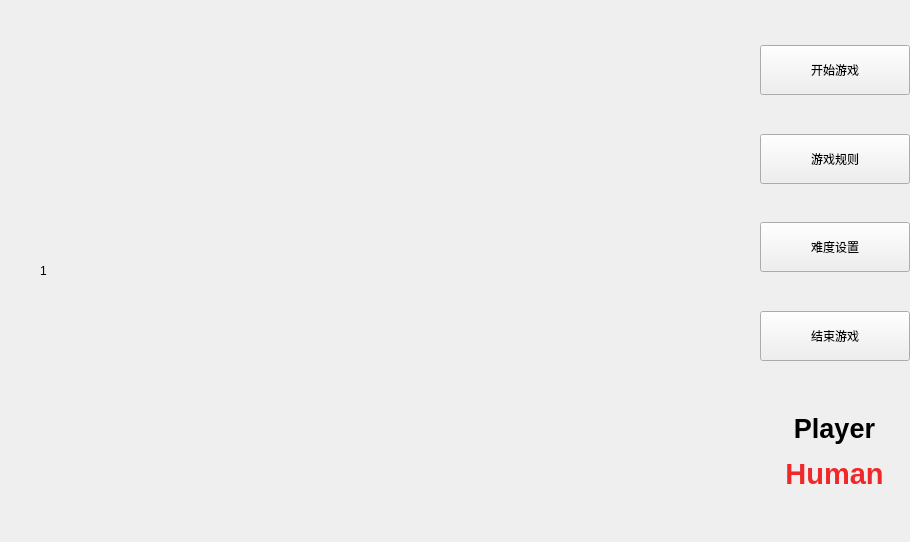
           <widget class="QWidget" name="page">
            <layout class="QHBoxLayout" name="horizontalLayout_2" stretch="5,68,5,18">
             <property name="spacing">
              <number>0</number>
             </property>
             <property name="leftMargin">
              <number>0</number>
             </property>
             <property name="topMargin">
              <number>0</number>
             </property>
             <property name="rightMargin">
              <number>0</number>
             </property>
             <property name="bottomMargin">
              <number>0</number>
             </property>
             <item>
              <spacer name="horizontalSpacer_6">
               <property name="orientation">
                <enum>Qt::Horizontal</enum>
               </property>
               <property name="sizeHint" stdset="0">
                <size>
                 <width>40</width>
                 <height>20</height>
                </size>
               </property>
              </spacer>
             </item>
             <item>
              <widget class="QWidget" name="chessboardWidget" native="true">
               <property name="sizePolicy">
                <sizepolicy hsizetype="Expanding" vsizetype="Expanding">
                 <horstretch>0</horstretch>
                 <verstretch>0</verstretch>
                </sizepolicy>
               </property>
               <property name="minimumSize">
                <size>
                 <width>680</width>
                 <height>540</height>
                </size>
               </property>
               <property name="styleSheet">
                <string notr="true"/>
               </property>
               <layout class="QVBoxLayout" name="verticalLayout_10" stretch="0,0,0">
                <property name="spacing">
                 <number>0</number>
                </property>
                <property name="leftMargin">
                 <number>0</number>
                </property>
                <property name="topMargin">
                 <number>0</number>
                </property>
                <property name="rightMargin">
                 <number>0</number>
                </property>
                <property name="bottomMargin">
                 <number>0</number>
                </property>
                <item>
                 <spacer name="verticalSpacer_4">
                  <property name="orientation">
                   <enum>Qt::Vertical</enum>
                  </property>
                  <property name="sizeType">
                   <enum>QSizePolicy::Fixed</enum>
                  </property>
                  <property name="sizeHint" stdset="0">
                   <size>
                    <width>20</width>
                    <height>1</height>
                   </size>
                  </property>
                 </spacer>
                </item>
                <item alignment="Qt::AlignHCenter">
                 <widget class="ImageLabel" name="chessboardLabel">
                  <property name="sizePolicy">
                   <sizepolicy hsizetype="Expanding" vsizetype="Expanding">
                    <horstretch>0</horstretch>
                    <verstretch>0</verstretch>
                   </sizepolicy>
                  </property>
                  <property name="minimumSize">
                   <size>
                    <width>680</width>
                    <height>540</height>
                   </size>
                  </property>
                  <property name="text">
                   <string>1</string>
                  </property>
                 </widget>
                </item>
                <item>
                 <spacer name="verticalSpacer_5">
                  <property name="orientation">
                   <enum>Qt::Vertical</enum>
                  </property>
                  <property name="sizeType">
                   <enum>QSizePolicy::Fixed</enum>
                  </property>
                  <property name="sizeHint" stdset="0">
                   <size>
                    <width>20</width>
                    <height>1</height>
                   </size>
                  </property>
                 </spacer>
                </item>
               </layout>
              </widget>
             </item>
             <item>
              <spacer name="horizontalSpacer_7">
               <property name="orientation">
                <enum>Qt::Horizontal</enum>
               </property>
               <property name="sizeHint" stdset="0">
                <size>
                 <width>40</width>
                 <height>20</height>
                </size>
               </property>
              </spacer>
             </item>
             <item>
              <widget class="QWidget" name="gogangWidget" native="true">
               <property name="sizePolicy">
                <sizepolicy hsizetype="Expanding" vsizetype="Preferred">
                 <horstretch>0</horstretch>
                 <verstretch>0</verstretch>
                </sizepolicy>
               </property>
               <property name="minimumSize">
                <size>
                 <width>0</width>
                 <height>0</height>
                </size>
               </property>
               <property name="maximumSize">
                <size>
                 <width>16777215</width>
                 <height>16777215</height>
                </size>
               </property>
               <layout class="QVBoxLayout" name="verticalLayout" stretch="1,7,1,2,1">
                <property name="spacing">
                 <number>0</number>
                </property>
                <property name="leftMargin">
                 <number>0</number>
                </property>
                <property name="topMargin">
                 <number>0</number>
                </property>
                <property name="rightMargin">
                 <number>0</number>
                </property>
                <property name="bottomMargin">
                 <number>0</number>
                </property>
                <item>
                 <spacer name="verticalSpacer_9">
                  <property name="orientation">
                   <enum>Qt::Vertical</enum>
                  </property>
                  <property name="sizeHint" stdset="0">
                   <size>
                    <width>20</width>
                    <height>40</height>
                   </size>
                  </property>
                 </spacer>
                </item>
                <item alignment="Qt::AlignHCenter">
                 <widget class="QWidget" name="gobangBtns" native="true">
                  <property name="minimumSize">
                   <size>
                    <width>0</width>
                    <height>0</height>
                   </size>
                  </property>
                  <layout class="QVBoxLayout" name="verticalLayout_2" stretch="0,0,0,0,0,0,0">
                   <property name="spacing">
                    <number>0</number>
                   </property>
                   <property name="leftMargin">
                    <number>0</number>
                   </property>
                   <property name="topMargin">
                    <number>0</number>
                   </property>
                   <property name="rightMargin">
                    <number>0</number>
                   </property>
                   <property name="bottomMargin">
                    <number>0</number>
                   </property>
                   <item>
                    <widget class="PushButton" name="startButton">
                     <property name="sizePolicy">
                      <sizepolicy hsizetype="Minimum" vsizetype="Fixed">
                       <horstretch>0</horstretch>
                       <verstretch>0</verstretch>
                      </sizepolicy>
                     </property>
                     <property name="minimumSize">
                      <size>
                       <width>150</width>
                       <height>50</height>
                      </size>
                     </property>
                     <property name="text">
                      <string>开始游戏</string>
                     </property>
                    </widget>
                   </item>
                   <item>
                    <spacer name="verticalSpacer_13">
                     <property name="orientation">
                      <enum>Qt::Vertical</enum>
                     </property>
                     <property name="sizeHint" stdset="0">
                      <size>
                       <width>20</width>
                       <height>40</height>
                      </size>
                     </property>
                    </spacer>
                   </item>
                   <item>
                    <widget class="PushButton" name="ruleButton">
                     <property name="minimumSize">
                      <size>
                       <width>150</width>
                       <height>50</height>
                      </size>
                     </property>
                     <property name="text">
                      <string>游戏规则</string>
                     </property>
                    </widget>
                   </item>
                   <item>
                    <spacer name="verticalSpacer_14">
                     <property name="orientation">
                      <enum>Qt::Vertical</enum>
                     </property>
                     <property name="sizeHint" stdset="0">
                      <size>
                       <width>20</width>
                       <height>40</height>
                      </size>
                     </property>
                    </spacer>
                   </item>
                   <item>
                    <widget class="PushButton" name="degreeButton">
                     <property name="minimumSize">
                      <size>
                       <width>150</width>
                       <height>50</height>
                      </size>
                     </property>
                     <property name="text">
                      <string>难度设置</string>
                     </property>
                    </widget>
                   </item>
                   <item>
                    <spacer name="verticalSpacer_15">
                     <property name="orientation">
                      <enum>Qt::Vertical</enum>
                     </property>
                     <property name="sizeHint" stdset="0">
                      <size>
                       <width>20</width>
                       <height>40</height>
                      </size>
                     </property>
                    </spacer>
                   </item>
                   <item>
                    <widget class="PushButton" name="stopbutton">
                     <property name="minimumSize">
                      <size>
                       <width>150</width>
                       <height>50</height>
                      </size>
                     </property>
                     <property name="text">
                      <string>结束游戏</string>
                     </property>
                    </widget>
                   </item>
                  </layout>
                 </widget>
                </item>
                <item>
                 <spacer name="verticalSpacer">
                  <property name="orientation">
                   <enum>Qt::Vertical</enum>
                  </property>
                  <property name="sizeHint" stdset="0">
                   <size>
                    <width>20</width>
                    <height>20</height>
                   </size>
                  </property>
                 </spacer>
                </item>
                <item alignment="Qt::AlignHCenter">
                 <widget class="QWidget" name="turnWidget" native="true">
                  <layout class="QVBoxLayout" name="verticalLayout_3">
                   <property name="spacing">
                    <number>0</number>
                   </property>
                   <property name="leftMargin">
                    <number>0</number>
                   </property>
                   <property name="topMargin">
                    <number>0</number>
                   </property>
                   <property name="rightMargin">
                    <number>0</number>
                   </property>
                   <property name="bottomMargin">
                    <number>0</number>
                   </property>
                   <item>
                    <widget class="BodyLabel" name="playerLabel">
                     <property name="text">
                      <string>&lt;html&gt;&lt;head/&gt;&lt;body&gt;&lt;p&gt;&lt;span style=&quot; font-size:20pt; font-weight:600;&quot;&gt;Player&lt;/span&gt;&lt;/p&gt;&lt;/body&gt;&lt;/html&gt;</string>
                     </property>
                     <property name="alignment">
                      <set>Qt::AlignCenter</set>
                     </property>
                    </widget>
                   </item>
                   <item>
                    <widget class="BodyLabel" name="playerName">
                     <property name="text">
                      <string>&lt;html&gt;&lt;head/&gt;&lt;body&gt;&lt;p&gt;&lt;span style=&quot; font-size:22pt; font-weight:600; color:#ef2929;&quot;&gt;Human&lt;/span&gt;&lt;/p&gt;&lt;/body&gt;&lt;/html&gt;</string>
                     </property>
                     <property name="alignment">
                      <set>Qt::AlignCenter</set>
                     </property>
                    </widget>
                   </item>
                  </layout>
                 </widget>
                </item>
                <item>
                 <spacer name="verticalSpacer_12">
                  <property name="orientation">
                   <enum>Qt::Vertical</enum>
                  </property>
                  <property name="sizeHint" stdset="0">
                   <size>
                    <width>20</width>
                    <height>40</height>
                   </size>
                  </property>
                 </spacer>
                </item>
               </layout>
              </widget>
             </item>
            </layout>
           </widget>
